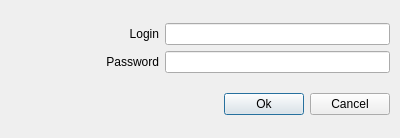
<?xml version="1.0" encoding="UTF-8"?>
<ui version="4.0">
 <class>Dialog</class>
 <widget class="QDialog" name="Dialog">
  <property name="geometry">
   <rect>
    <x>0</x>
    <y>0</y>
    <width>400</width>
    <height>138</height>
   </rect>
  </property>
  <property name="windowTitle">
   <string>Authentication Dialog</string>
  </property>
  <widget class="QWidget" name="verticalLayoutWidget">
   <property name="geometry">
    <rect>
     <x>9</x>
     <y>9</y>
     <width>381</width>
     <height>121</height>
    </rect>
   </property>
   <layout class="QVBoxLayout" name="mainLayout" stretch="2,1">
    <item>
     <layout class="QGridLayout" name="gridLayout" columnstretch="4,6">
      <item row="0" column="0">
       <widget class="QLabel" name="labelLogin">
        <property name="text">
         <string>Login</string>
        </property>
        <property name="alignment">
         <set>Qt::AlignRight|Qt::AlignTrailing|Qt::AlignVCenter</set>
        </property>
       </widget>
      </item>
      <item row="1" column="0">
       <widget class="QLabel" name="labelPassword">
        <property name="text">
         <string>Password</string>
        </property>
        <property name="alignment">
         <set>Qt::AlignRight|Qt::AlignTrailing|Qt::AlignVCenter</set>
        </property>
       </widget>
      </item>
      <item row="0" column="1">
       <widget class="QLineEdit" name="editLogin"/>
      </item>
      <item row="1" column="1">
       <widget class="QLineEdit" name="editPassword"/>
      </item>
     </layout>
    </item>
    <item>
     <layout class="QHBoxLayout" name="horizontalLayout">
      <item>
       <spacer name="horizontalSpacer">
        <property name="orientation">
         <enum>Qt::Horizontal</enum>
        </property>
        <property name="sizeHint" stdset="0">
         <size>
          <width>40</width>
          <height>20</height>
         </size>
        </property>
       </spacer>
      </item>
      <item>
       <widget class="QPushButton" name="buttonOk">
        <property name="text">
         <string>Ok</string>
        </property>
       </widget>
      </item>
      <item>
       <widget class="QPushButton" name="buttonCancel">
        <property name="text">
         <string>Cancel</string>
        </property>
       </widget>
      </item>
     </layout>
    </item>
   </layout>
  </widget>
 </widget>
 <resources/>
 <connections/>
</ui>
